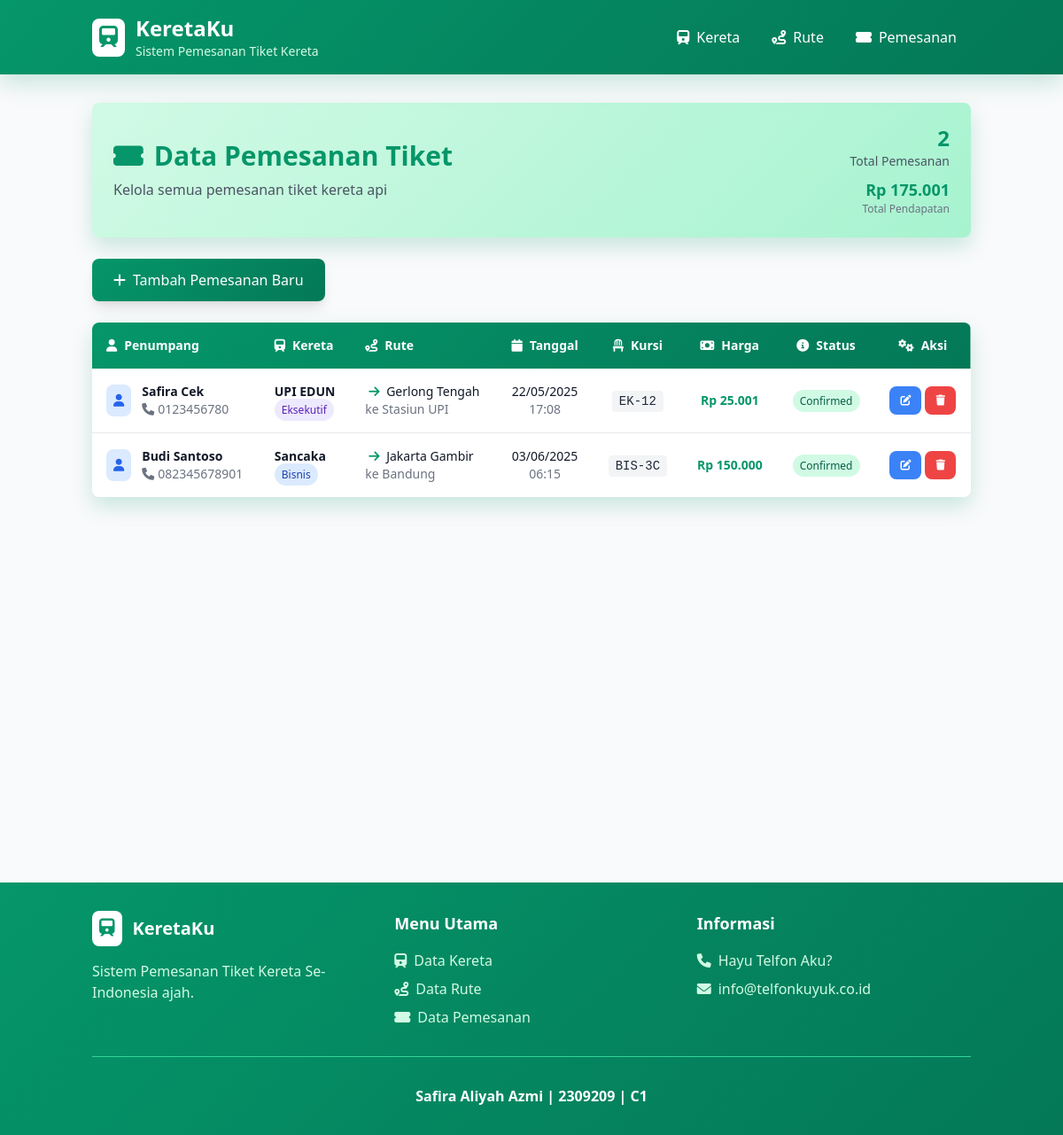
/index.php?entity=booking, run on the app's committed database.
### tables this page shows
CREATE TABLE `bookings` (
  `id` int(11) NOT NULL,
  `train_id` int(11) NOT NULL,
  `route_id` int(11) NOT NULL,
  `passenger_name` varchar(100) NOT NULL,
  `passenger_phone` varchar(20) NOT NULL,
  `departure_date` date NOT NULL,
  `departure_time` time NOT NULL,
  `seat_number` varchar(10) NOT NULL,
  `ticket_price` decimal(10,2) NOT NULL,
  `booking_status` enum('confirmed','pending','cancelled') DEFAULT 'confirmed',
  `created_at` timestamp NOT NULL DEFAULT current_timestamp()
);

CREATE TABLE `trains` (
  `id` int(11) NOT NULL,
  `train_name` varchar(100) NOT NULL,
  `train_type` varchar(50) NOT NULL,
  `capacity` int(11) NOT NULL,
  `created_at` timestamp NOT NULL DEFAULT current_timestamp()
);

CREATE TABLE `routes` (
  `id` int(11) NOT NULL,
  `departure_station` varchar(100) NOT NULL,
  `arrival_station` varchar(100) NOT NULL,
  `distance_km` int(11) NOT NULL,
  `duration_hours` decimal(3,1) NOT NULL,
  `created_at` timestamp NOT NULL DEFAULT current_timestamp()
);

### viewmodel/BookingViewModel.php (called while the page is built, shortened)
<?php
require_once 'model/Booking.php';
class BookingViewModel {
    private $booking;
    public function __construct() {
        $this->booking = new Booking();
    }
    public function getBookingList() {
        return $this->booking->readAll();
    }
}

### model/Booking.php (called while the page is built, shortened)
<?php
require_once 'config/Database.php';
class Booking {
    private $conn;
    private $table = "bookings";
    public function __construct() {
        $database = new Database();
        $this->conn = $database->getConnection();
    }
    public function readAll() {
        $query = "SELECT b.*, t.train_name, t.train_type, r.departure_station, r.arrival_station, r.distance_km, r.duration_hours
                  FROM " . $this->table . " b
                  LEFT JOIN trains t ON b.train_id = t.id
                  LEFT JOIN routes r ON b.route_id = r.id
                  ORDER BY b.id DESC";
        $stmt = $this->conn->prepare($query);
        $stmt->execute();
        return $stmt->fetchAll();
    }
}

### config/Database.php (called while the page is built, shortened)
<?php
class Database {
    private $host = "localhost";
    private $username = "root";
    private $password = "";
    private $database = "train_booking_system";
    public function getConnection() {
        $this->conn = null;
        try {
            $this->conn = new PDO("mysql:host=" . $this->host . ";dbname=" . $this->database, $this->username, $this->password);
            $this->conn->setAttribute(PDO::ATTR_ERRMODE, PDO::ERRMODE_EXCEPTION);
        } catch(PDOException $e) {
            echo "Connection error: " . $e->getMessage();
        }
        return $this->conn;
    }
}
?>

### views/booking/booking_list.php (the view, shortened to what this page needs)
<?php
require_once 'views/template/header.php';
?>
<div class="bg-train-light rounded-lg p-6 mb-6 shadow-train">
    <div class="flex justify-between items-center">
        <div>
            <h2 class="text-3xl font-bold text-train-green mb-2">
                <i class="fas fa-ticket-alt mr-3"></i>Data Pemesanan Tiket
            </h2>
            <p class="text-gray-600">Kelola semua pemesanan tiket kereta api</p>
        </div>
        <div class="text-right">
            <div class="text-2xl font-bold text-train-green"><?php echo count($bookingList); ?></div>
            <div class="text-sm text-gray-600">Total Pemesanan</div>
            <?php if (!empty($bookingList)): ?>
            <div class="text-lg font-semibold text-green-600 mt-2">
                Rp <?php echo number_format(array_sum(array_column($bookingList, 'ticket_price')), 0, ',', '.'); ?>
            </div>
            <div class="text-xs text-gray-500">Total Pendapatan</div>
            <?php endif; ?>
        </div>
    </div>
</div>
<div class="mb-6">
    <a href="index.php?entity=booking&action=add" class="bg-train-green text-white px-6 py-3 rounded-lg hover-train-green transition duration-200 shadow-lg inline-flex items-center space-x-2">
        <i class="fas fa-plus"></i>
        <span>Tambah Pemesanan Baru</span>
    </a>
</div>
<div class="bg-white rounded-lg shadow-train overflow-hidden">
    <div class="overflow-x-auto">
        <table class="w-full text-sm">
            <thead class="bg-train-green text-white">
                <tr>
                    <th class="px-4 py-4 text-left font-semibold">
                        <i class="fas fa-user mr-2"></i>Penumpang
                    </th>
                    <th class="px-4 py-4 text-left font-semibold">
                        <i class="fas fa-train mr-2"></i>Kereta
                    </th>
                    <th class="px-4 py-4 text-left font-semibold">
                        <i class="fas fa-route mr-2"></i>Rute
                    </th>
                    <th class="px-4 py-4 text-center font-semibold">
                        <i class="fas fa-calendar mr-2"></i>Tanggal
                    </th>
                    <th class="px-4 py-4 text-center font-semibold">
                        <i class="fas fa-chair mr-2"></i>Kursi
                    </th>
                    <th class="px-4 py-4 text-center font-semibold">
                        <i class="fas fa-money-bill mr-2"></i>Harga
                    </th>
                    <th class="px-4 py-4 text-center font-semibold">
                        <i class="fas fa-info-circle mr-2"></i>Status
                    </th>
                    <th class="px-4 py-4 text-center font-semibold">
                        <i class="fas fa-cogs mr-2"></i>Aksi
                    </th>
                </tr>
            </thead>
            <tbody class="divide-y divide-gray-200">
                <?php foreach ($bookingList as $booking): ?>
                <tr class="hover:bg-gray-50 transition duration-200">
                    <td class="px-4 py-4">
                        <div class="flex items-center">
                            <div class="bg-blue-100 text-blue-600 p-2 rounded-lg mr-3">
                                <i class="fas fa-user"></i>
                            </div>
                            <div>
                                <div class="font-semibold text-gray-900">
                                    <?php echo htmlspecialchars($booking['passenger_name']); ?>
                                </div>
                                <div class="text-sm text-gray-500">
                                    <i class="fas fa-phone mr-1"></i><?php echo htmlspecialchars($booking['passenger_phone']); ?>
                                </div>
                            </div>
                        </div>
                    </td>
                    <td class="px-4 py-4">
                        <div>
                            <div class="font-semibold text-gray-900">
                                <?php echo htmlspecialchars($booking['train_name']); ?>
                            </div>
                            <span class="px-2 py-1 text-xs rounded-full
                                <?php
                                switch($booking['train_type']) {
                                    case 'Eksekutif': echo 'bg-purple-100 text-purple-800'; break;
                                    case 'Bisnis': echo 'bg-blue-100 text-blue-800'; break;
                                }
                                ?>">
                                <?php echo htmlspecialchars($booking['train_type']); ?>
                            </span>
                        </div>
                    </td>
                    <td class="px-4 py-4">
                        <div class="text-sm">
                            <div class="font-medium text-gray-900">
                                <i class="fas fa-arrow-right text-train-green mx-1"></i>
                                <?php echo htmlspecialchars($booking['departure_station']); ?>
                            </div>
                            <div class="text-gray-500">
                                ke <?php echo htmlspecialchars($booking['arrival_station']); ?>
                            </div>
                        </div>
                    </td>
                    <td class="px-4 py-4 text-center">
                        <div class="text-sm">
                            <div class="font-medium text-gray-900">
                                <?php echo date('d/m/Y', strtotime($booking['departure_date'])); ?>
                            </div>
                            <div class="text-gray-500">
                                <?php echo date('H:i', strtotime($booking['departure_time'])); ?>
                            </div>
                        </div>
                    </td>
                    <td class="px-4 py-4 text-center">
                        <span class="bg-gray-100 text-gray-800 px-2 py-1 rounded font-mono text-sm">
                            <?php echo htmlspecialchars($booking['seat_number']); ?>
                        </span>
                    </td>
                    <td class="px-4 py-4 text-center">
                        <div class="font-bold text-green-600">
                            Rp <?php echo number_format($booking['ticket_price'], 0, ',', '.'); ?>
                        </div>
                    </td>
                    <td class="px-4 py-4 text-center">
                        <span class="px-2 py-1 text-xs rounded-full font-medium
                            <?php
                            switch($booking['booking_status']) {
                                case 'confirmed': echo 'bg-green-100 text-green-800'; break;
                            }
                            ?>">
                            <?php echo ucfirst($booking['booking_status']); ?>
                        </span>
                    </td>
                    <td class="px-4 py-4">
                        <div class="flex justify-center space-x-1">
                            <a href="index.php?entity=booking&action=edit&id=<?php echo $booking['id']; ?>"
                               class="bg-blue-500 text-white px-3 py-2 rounded-lg hover:bg-blue-600 transition duration-200 text-xs inline-flex items-center">
                                <i class="fas fa-edit"></i>
                            </a>
                            <form action="index.php?entity=booking&action=delete&id=<?php echo $booking['id']; ?>"
                                  method="POST"
                                  onsubmit="return confirm('Apakah Anda yakin ingin menghapus pemesanan ini?');"
                                  class="inline">
                                <button type="submit"
                                        class="bg-red-500 text-white px-3 py-2 rounded-lg hover:bg-red-600 transition duration-200 text-xs">
                                    <i class="fas fa-trash"></i>
                                </button>
                            </form>
                        </div>
                    </td>
                </tr>
                <?php endforeach; ?>
            </tbody>
        </table>
    </div>
</div>
<?php
require_once 'views/template/footer.php';
?>

### views/template/header.php (style rules this page uses)
.bg-train-green { background: linear-gradient(135deg, #059669 0%, #047857 100%); }
.bg-train-light { background: linear-gradient(135deg, #d1fae5 0%, #a7f3d0 100%); }
.text-train-green { color: #059669; }
.shadow-train { box-shadow: 0 10px 25px rgba(5, 150, 105, 0.2); }

### data on the page
bookings: passenger_name "Safira Cek", passenger_phone "0123456780", train.train_name "UPI EDUN", train.train_type "Eksekutif", route.departure_station "Gerlong Tengah", route.arrival_station "Stasiun UPI", departure_date "22/05/2025", departure_time "17:08", seat_number "EK-12", ticket_price "25.001", booking_status "Confirmed"
bookings: passenger_name "Budi Santoso", passenger_phone "082345678901", train.train_name "Sancaka", train.train_type "Bisnis", route.departure_station "Jakarta Gambir", route.arrival_station "Bandung", departure_date "03/06/2025", departure_time "06:15", seat_number "BIS-3C", ticket_price "150.000", booking_status "Confirmed"

### other printed values
count($bookingList) "2"
array_sum(array_column($bookingList, 'ticket_price')) "175.001"
